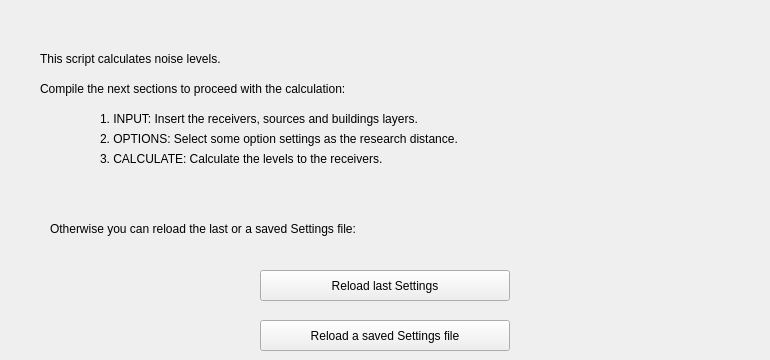
   <widget class="QWidget" name="tab">
    <attribute name="title">
     <string>Start</string>
    </attribute>
    <widget class="QLabel" name="label_8">
     <property name="geometry">
      <rect>
       <x>40</x>
       <y>50</y>
       <width>471</width>
       <height>17</height>
      </rect>
     </property>
     <property name="text">
      <string>This script calculates noise levels.</string>
     </property>
     <property name="alignment">
      <set>Qt::AlignLeading|Qt::AlignLeft|Qt::AlignVCenter</set>
     </property>
    </widget>
    <widget class="QPushButton" name="reload_last_settings_pushButton">
     <property name="geometry">
      <rect>
       <x>260</x>
       <y>270</y>
       <width>250</width>
       <height>31</height>
      </rect>
     </property>
     <property name="text">
      <string>Reload last Settings</string>
     </property>
    </widget>
    <widget class="QLabel" name="label_9">
     <property name="geometry">
      <rect>
       <x>50</x>
       <y>220</y>
       <width>471</width>
       <height>17</height>
      </rect>
     </property>
     <property name="text">
      <string>Otherwise you can reload the last or a saved Settings file:</string>
     </property>
     <property name="alignment">
      <set>Qt::AlignLeading|Qt::AlignLeft|Qt::AlignVCenter</set>
     </property>
    </widget>
    <widget class="QPushButton" name="reload_saved_settings_pushButton">
     <property name="geometry">
      <rect>
       <x>260</x>
       <y>320</y>
       <width>250</width>
       <height>31</height>
      </rect>
     </property>
     <property name="text">
      <string>Reload a saved Settings file</string>
     </property>
    </widget>
    <widget class="QLabel" name="label_10">
     <property name="geometry">
      <rect>
       <x>40</x>
       <y>80</y>
       <width>471</width>
       <height>17</height>
      </rect>
     </property>
     <property name="text">
      <string>Compile the next sections to proceed with the calculation:</string>
     </property>
     <property name="alignment">
      <set>Qt::AlignLeading|Qt::AlignLeft|Qt::AlignVCenter</set>
     </property>
    </widget>
    <widget class="QLabel" name="label_11">
     <property name="geometry">
      <rect>
       <x>100</x>
       <y>110</y>
       <width>471</width>
       <height>17</height>
      </rect>
     </property>
     <property name="text">
      <string>1. INPUT: Insert the receivers, sources and buildings layers.</string>
     </property>
     <property name="alignment">
      <set>Qt::AlignLeading|Qt::AlignLeft|Qt::AlignVCenter</set>
     </property>
    </widget>
    <widget class="QLabel" name="label_12">
     <property name="geometry">
      <rect>
       <x>100</x>
       <y>130</y>
       <width>661</width>
       <height>17</height>
      </rect>
     </property>
     <property name="text">
      <string>2. OPTIONS: Select some option settings as the research distance.</string>
     </property>
     <property name="alignment">
      <set>Qt::AlignLeading|Qt::AlignLeft|Qt::AlignVCenter</set>
     </property>
    </widget>
    <widget class="QLabel" name="label_13">
     <property name="geometry">
      <rect>
       <x>100</x>
       <y>150</y>
       <width>661</width>
       <height>17</height>
      </rect>
     </property>
     <property name="text">
      <string>3. CALCULATE: Calculate the levels to the receivers.</string>
     </property>
     <property name="alignment">
      <set>Qt::AlignLeading|Qt::AlignLeft|Qt::AlignVCenter</set>
     </property>
    </widget>
   </widget>
